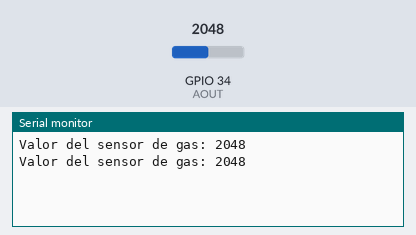
The sketch below on a simulated ESP32. Parts: the last lines printed to the serial monitor. The test bench sets the inputs (shaded band); at power-on: GPIO 34 (AOUT) = 2048.

Above: at 1.8 s.
1.9 s: GPIO 34 (AOUT) set to 2866
At 2.5 s:
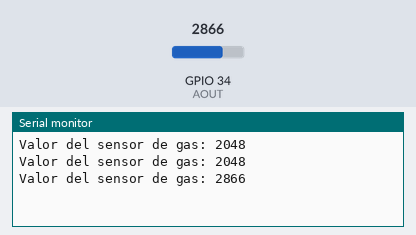
3.4 s: GPIO 34 (AOUT) set to 3603
At 4.8 s:
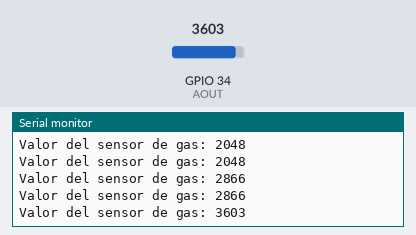
Timing chart, 0 to 6.4 s (numbered marks = the images above; inputs shaded):
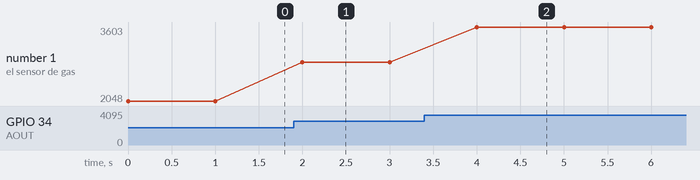

The sketch:

MQ2_test.ino
```cpp
// ENTRADAS
const int DHT = 32;   // Sensor de temperatura
const int AOUT = 34;  // PIN Sensor de gas
const int DOUT = 16;  // PIN Sensor de gas
const int IN0 = 33;   // Entrada Digital 0
const int IN1 = 15;   // Entrada Digital 1
const int AI0 = 39;   // Entrada Analogica 0
const int AI1 = 36;   // Entrada Analogica 1

// SENSORES DE ULTRASONIDO
const int ECHO1 = 26;
const int TRIG1 = 25;
const int ECHO2 = 14;
const int TRIG2 = 27;
const int ECHO3 = 13;
const int TRIG3 = 12;

// SALIDAS
const int Q2 = 16;
const int Q3 = 17;
const int RLY = 4;
const int BUZZER = 5;

// I2C
// SCL = 22;
// SDA = 21;

void setup() {
  Serial.begin(9600);  // Inicializar la comunicación serial a 9600 bps
}

void loop() {
  // Leer el valor analógico del sensor
  int valorSensor = analogRead(AOUT);

  // Imprimir el valor en el monitor serial
  Serial.print("Valor del sensor de gas: ");
  Serial.println(valorSensor);

  delay(1000);  // Esperar 1 segundo antes de la próxima lectura
}
```

Measured:
- after the input at 1.9 s, the serial monitor: prints a new line after 0.10 s (image 1)
- after the input at 3.4 s, the serial monitor: prints a new line after 0.60 s (image 2)
- plotted number 1: 2048 → 2866 after the input at 1.9 s, 2866 → 3603 after the input at 3.4 s
